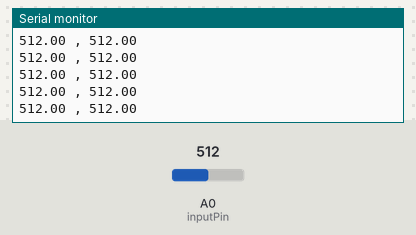
Simulated run of this sketch. Board: Arduino Uno, built with avr-gcc and run on an emulated ATmega328P. Parts: the last lines printed to the serial monitor. Inputs (shaded band) come from the test bench; at power-on: A0 (inputPin) = 512.

Above: at 1.2 s.
1.3 s: A0 (inputPin) set to 716
At 2.0 s:
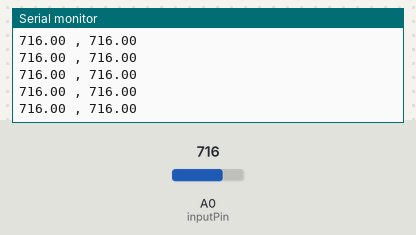
2.8 s: A0 (inputPin) set to 900
At 3.5 s:
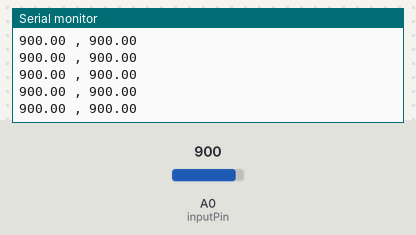
Timing chart, 0 to 4.1 s (numbered marks = the images above; inputs shaded):
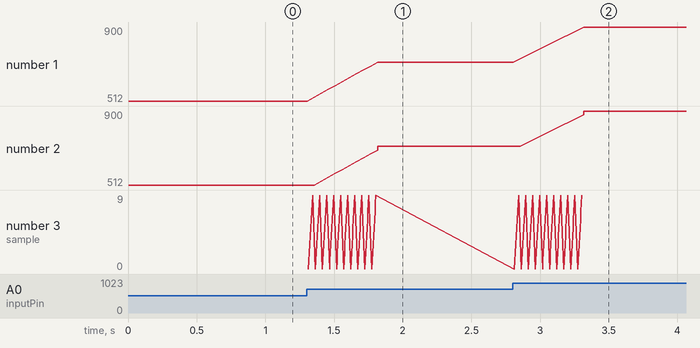

The sketch:

vibes_ttl.ino
```cpp
  /*
*
* Tunables : TTL, Number of samples, Trigger Threshold
*
* An array of SoundSamples holds the previously collected loudest sound levels.
* Each sample has a correxponding TTL. Samples with 0 TTL are effectively 0.
* We also keep index of currently highest (loudest) and lowest sound sample
* and the sample with lowest TTL.
*
* On getting a new sound sample:
* Walk through the array of SoundSamples, reduce ttl of all samples
* by time period, zeroing our the samples for which  the ttl has expired i.e.
* the new ttl is 0 or -ve).
*
* If the new sample is louder than the lowest sample, it replaces the sample
* with lowest TTL. If it also crosses the trigger level, we trigger.
*
* Trigger threshold is a tunable and should be dynamic. It will therefore generally
* require update when new sound sample is added to the sound sample cache.
*
* Possible triggers : 2 * the average of the sound samples and louder than the loudest
* sample in the cache.
*
*/


// Set to 1 to enable debug messages on serial
#define DEBUG  0


// Tunables
#define SAMPLES   10        // Number of seconds
#define TTL       4 * 1000000  // num * 1000000 micro seconds
#define SAMPLEPERIOD  45   // 6 micro seconds
#define VIBETHRESHOLD  2   // We buzz if the current sample is VIBETHRESHOLD higher than current average

// Input pin - black wire on zx-sound board connects here. Red goes to 5V, yellow to ground.
#define inputPin A0

typedef struct {
  long int value;
  long int ttl;
} SoundSample;


SoundSample samples[SAMPLES];

//These are indices in the samples array
int lowestTTLIndex;
int lowestSoundIndex;
int highestSoundIndex;


int total = 0;                  // the running total
float average = 0;                // the average
float threshold;


void checkVibeThreshold(int currentSample);
void checkVibeThreshold2(int currentSample);
void checkVibeThresholdWithRange(int currentSample);
void adjustAllIndices();
void decrementTTLOfAllSamples();
void printIndicesAndSamples();


void setup()
{
  // initialize serial communication with computer:
  Serial.begin(115200);

#if DEBUG
  Serial.println("Initializing samples");
#endif

  lowestSoundIndex = 0;
  highestSoundIndex = 0;
  lowestTTLIndex = 0;

  for (int thisSample = 0; thisSample < SAMPLES; thisSample++)
  {
    samples[thisSample].value = analogRead(inputPin);
    samples[thisSample].ttl = TTL;
    total = samples[thisSample].value + total;

    if(samples[thisSample].value > samples[highestSoundIndex].value) {
      highestSoundIndex = thisSample;
    } else if (samples[thisSample].value < samples[lowestSoundIndex].value) {
      lowestSoundIndex = thisSample;
    }

    samples[thisSample].ttl = (TTL - SAMPLEPERIOD * SAMPLES) + ((thisSample + 1) * SAMPLEPERIOD);
    delayMicroseconds(SAMPLEPERIOD);
  }
  average = total/SAMPLES;


  Serial.println("Done initializing. Here are the values ...");

#if DEBUG
  printIndicesAndSamples();
#endif

}


void loop() {

  int samplesAdjusted = 0;

  int currentSample = analogRead(inputPin);

#if DEBUG
  Serial.print("currentSample = "); Serial.println(currentSample);
#endif

// checkVibeThreshold(currentSample);
 // checkVibeThreshold2(currentSample);
  checkVibeThresholdWithRange(currentSample);


  decrementTTLOfAllSamples();


  if(samples[lowestTTLIndex].ttl <= 0) {
    total = total - samples[lowestTTLIndex].value;
    samples[lowestTTLIndex].value = 0;
    lowestSoundIndex = lowestTTLIndex;
  }

  if( currentSample >= samples[lowestSoundIndex].value) {
    total = total - samples[lowestSoundIndex].value + currentSample;
    average = total/SAMPLES;
    samples[lowestSoundIndex].value = currentSample;
    samples[lowestSoundIndex].ttl = TTL;

    samplesAdjusted = 1;
  }


  if (samplesAdjusted) {
    adjustAllIndices();
  }

  delayMicroseconds(SAMPLEPERIOD);


#if DEBUG
  Serial.println("Updated values ...");
  printIndicesAndSamples();
//  delay(2000); // Delay for couple of seconds so the values can be read.
#endif


}

void checkVibeThreshold(int currentSample) {

/*  if(currentSample > average) {
    Serial.print("currentSample : "); Serial.println(currentSample);
    Serial.print("Average : "); Serial.println(average);
  }
*/
  threshold = VIBETHRESHOLD*average;
  if((currentSample > threshold) /* && (currentSample > samples[highestSoundIndex].value)*/){
    Serial.print("currentSample : "); Serial.println(currentSample);
    Serial.print("Average : "); Serial.println(average);
    Serial.print("Threshold : "); Serial.println(threshold);
    Serial.println("Triggered !!! ");
    Serial.print("samples[highestSoundIndex].value : "); Serial.println(samples[highestSoundIndex].value);

    printIndicesAndSamples();

  }

}


void checkVibeThreshold2(int currentSample) {

  int factor= (int(average) / 64);


  if(currentSample <= 288) {
    threshold = (2 - float(factor*0.125)) *average;
    if( currentSample >= threshold) {
      Serial.print("currentSample : "); Serial.println(currentSample);
      Serial.print("Average : "); Serial.println(average);
      Serial.print("Threshold : "); Serial.println(threshold);
      Serial.println("Triggered !!! ");
      printIndicesAndSamples();

    }} else if ( (currentSample >= average) || (currentSample >= 960) ){
      threshold = average;
      Serial.print("currentSample : "); Serial.println(currentSample);
      Serial.print("Average : "); Serial.println(average);
      Serial.print("Threshold : "); Serial.println(threshold);
      Serial.println("Triggered !!! ");
      printIndicesAndSamples();
    }

}

void checkVibeThresholdWithRange(int currentSample) {


  if(average < 16) {
    threshold = 4 * average;
  } else if(average < 32) {
    threshold = 2.5 * average;
  } else if (average < 64) {
    threshold = 2 * average;
  } else if (average < 128) {
    threshold = 1.75 * average;
  } else if (average < 192) {
   threshold = 1.5 * average;
  } else if (average < 256) {
   threshold = 1.25 * average;
  } else if (average < 320) {
    threshold = 1.125 * average;
  } else {
    threshold = average;
  }

  if (currentSample > threshold){
        Serial.print("currentSample : "); Serial.println(currentSample);
        Serial.print("Average : "); Serial.println(average);
        Serial.print("Threshold : "); Serial.println(threshold);
        Serial.println("Triggered !!! ");
        printIndicesAndSamples();
      }


}


void decrementTTLOfAllSamples() {

  for(int sampleNumber = 0; sampleNumber < SAMPLES; sampleNumber++)
  {
    samples[sampleNumber].ttl = samples[sampleNumber].ttl - SAMPLEPERIOD;
  }

}


void adjustAllIndices() {

  lowestSoundIndex = 0;
  highestSoundIndex = 0;
  lowestTTLIndex = 0;

  for(int sampleNumber = 0; sampleNumber < SAMPLES; sampleNumber++)
  {
    if(samples[sampleNumber].ttl < samples[lowestTTLIndex].ttl) {
      lowestTTLIndex = sampleNumber;
    }

     if(samples[sampleNumber].value < samples[lowestSoundIndex].value) {
       lowestSoundIndex = sampleNumber;
    }

    if(samples[sampleNumber].value > samples[highestSoundIndex].value) {
      highestSoundIndex = sampleNumber;
    }

  }
  Serial.print(average); Serial.print(" , "); Serial.println(threshold);

}


void printIndicesAndSamples() {

 Serial.print("At "); Serial.println(millis());

  for (int thisSample = 0; thisSample < SAMPLES; thisSample++)
  {
    Serial.print("sample["); Serial.print(thisSample); Serial.print("] : value = ");
    Serial.print(samples[thisSample].value); Serial.print(", ttl = ");
    Serial.println(samples[thisSample].ttl);

  }

  Serial.print("Total = "); Serial.print(total); Serial.print(" Average = "); Serial.println(average);
  Serial.println(); Serial.println();

  Serial.print("lowestTTLIndex : "); Serial.println(lowestTTLIndex);
  Serial.print("lowestSoundIndex : "); Serial.println(lowestSoundIndex);
  Serial.print("highestSoundIndex : "); Serial.println(highestSoundIndex);
  Serial.println();

}
```

Measured:
- after the input at 1.3 s, the serial monitor: prints a new line at once (image 1)
- plotted number 1: 512 → 716 after the input at 1.3 s
- plotted number 2: 512 → 716 after the input at 1.3 s
